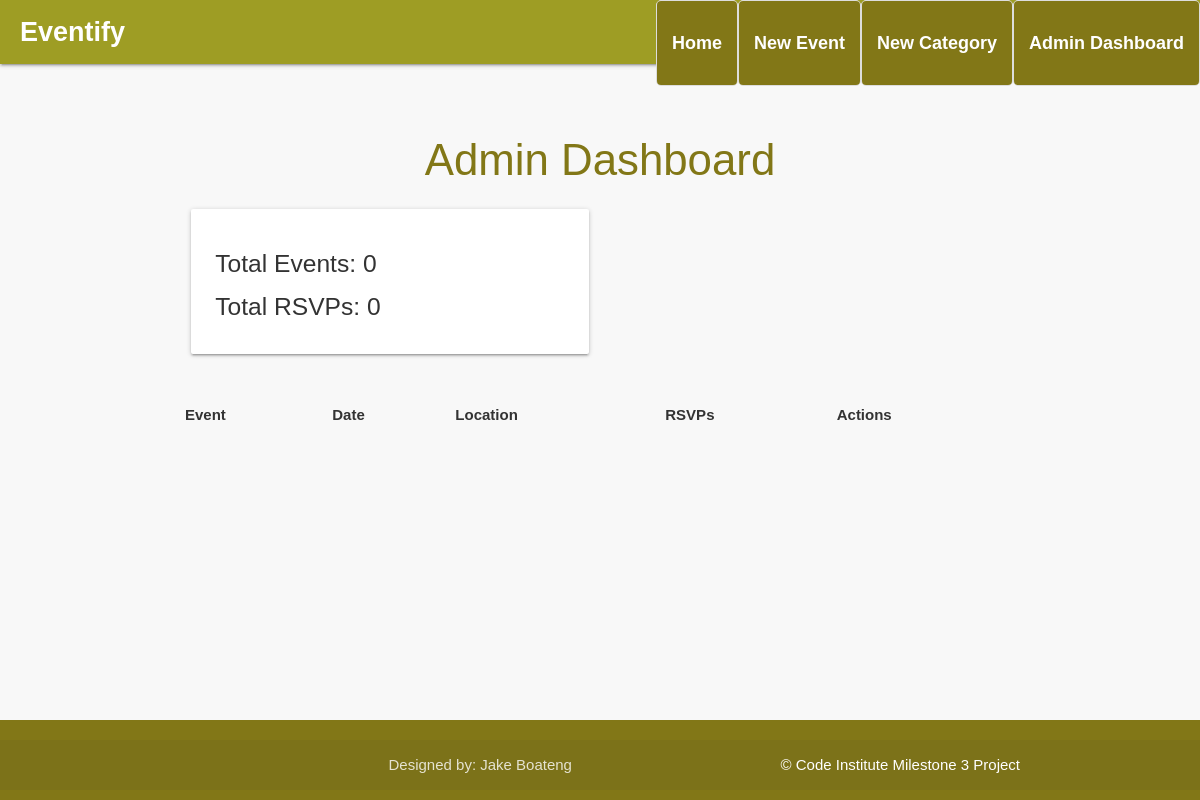
Before: /admin_dashboard with the older database file.
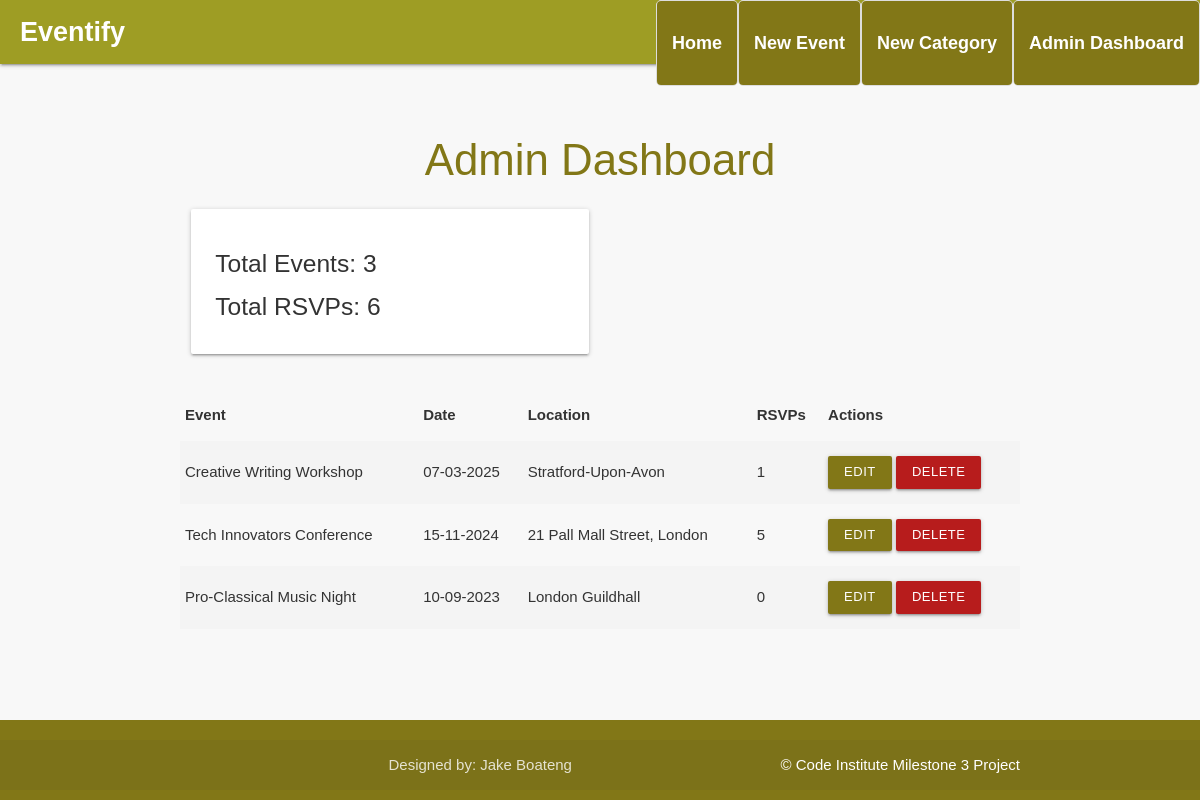
After: the same page with the newer database file.
### eventify/models.py (models this page shows, shortened)
class Event(db.Model):
    id = db.Column(db.Integer, primary_key=True)
    title = db.Column(db.String(100), unique=True, nullable=False)
    description = db.Column(db.Text, nullable=False)
    date = db.Column(db.DateTime, nullable=False)
    time = db.Column(db.String(8), nullable=False)
    location = db.Column(db.String(200), nullable=False)
    created_at = db.Column(db.DateTime, default=db.func.now(), nullable=False)
    featured = db.Column(db.Boolean, default=False)
    category_id = db.Column(db.Integer, db.ForeignKey('category.id'), nullable=True)
    image_file = db.Column(db.String(120), nullable=True)
    rsvps = db.relationship('RSVP', backref='event')  # This backref should stay

### eventify/routes.py (the view)
@app.route("/admin_dashboard")
def admin_dashboard():
    events = Event.query.order_by(Event.date.desc()).all()  # Fetch all events ordered by date
    rsvp_counts = {event.id: RSVP.query.filter_by(event_id=event.id).count() for event in events}  # Count RSVPs per event
    total_events = len(events)
    total_rsvps = sum(rsvp_counts.values())
    return render_template("admin_dashboard.html", events=events, rsvp_counts=rsvp_counts, total_events=total_events, total_rsvps=total_rsvps)

### eventify/__init__.py (called while the page is built)
@app.context_processor
def inject_user():
    return dict(user=current_user)

### eventify/templates/admin_dashboard.html (shortened to what this page needs)
{% extends "base.html" %}
{% block content %}
    <h3 class="center-align lime-text text-darken-4">Admin Dashboard</h3>
    <div class="row">
        <div class="col s12 m6">
            <div class="card-panel">
                <h5>Total Events: {{ total_events }}</h5>
                <h5>Total RSVPs: {{ total_rsvps }}</h5>
            </div>
        </div>
    </div>
    <table class="striped">
        <thead>
            <tr>
                <th>Event</th>
                <th>Date</th>
                <th>Location</th>
                <th>RSVPs</th>
                <th>Actions</th>
            </tr>
        </thead>
        <tbody>
            {% for event in events %}
            <tr>
                <td>{{ event.title }}</td>
                <td>{{ event.date.strftime('%d-%m-%Y') }}</td>
                <td>{{ event.location }}</td>
                <td>{{ rsvp_counts[event.id] }}</td>
                <td>
                    <a href="{{ url_for('edit_event', event_id=event.id) }}" class="btn-small lime darken-4">Edit</a>
                    <a href="{{ url_for('delete_event', event_id=event.id) }}" class="btn-small red darken-4" onclick="return confirm('Are you sure?');">Delete</a>
                </td>
            </tr>
            {% endfor %}
        </tbody>
    </table>
{% endblock %}

### eventify/templates/base.html (shortened to what this page needs)
<!DOCTYPE html>
<html lang="en">
<head>
    <link rel="stylesheet" href="https://cdnjs.cloudflare.com/ajax/libs/font-awesome/5.15.3/css/all.min.css"
>
    <link rel="stylesheet" href="https://cdnjs.cloudflare.com/ajax/libs/materialize/1.0.0/css/materialize.min.css"
        type="text/css">
    <link rel="stylesheet" href="{{ url_for('static', filename='css/style.css') }}" type="text/css">
</head>
<body>
<header>
    <nav class="lime darken-3">
        <div class="nav-wrapper">
            <a href="{{ url_for('home') }}" class="brand-logo white-text">Eventify</a>
            <ul class="right hide-on-med-and-down">
                <li><a href="{{ url_for('home') }}" class="white-text nav-link-custom">Home</a></li>
                <li><a href="{{ url_for('add_event') }}" class="white-text nav-link-custom">New Event</a></li>
                <li><a href="{{ url_for('add_category') }}" class="white-text nav-link-custom">New Category</a></li>
                <li><a href="{{ url_for('admin_dashboard') }}" class="white-text nav-link-custom">Admin Dashboard</a></li>
            </ul>
        </div>
    </nav>
</header>
    <main class="container">
        {% block content %}
        {% endblock %}
    </main>
    <footer class="page-footer lime darken-4">
        <div class="footer-copyright">
            <div class="container">
                Designed by: Jake Boateng
                <a class="white-text right" href="https://codeinstitute.net" target="_blank">&copy; Code Institute Milestone 3 Project</a>
            </div>
        </div>
    </footer>
</body>
</html>

### eventify/static/css/style.css (style rules this page uses)
body { display: flex; min-height: 100vh; flex-direction: column; font-family: Arial, sans-serif; background-color: #f8f8f8; color: #333; }
main { flex: 1 0 auto; }
a { color: #827717; text-decoration: none; }
nav ul li a { color: white; font-weight: bold; }
nav .brand-logo { font-size: 1.8rem; font-weight: bold; padding-left: 20px; }
footer { background-color: #827717; padding: 10px 0; color: white; text-align: center; }
main.container { margin-top: 20px; }
ul { list-style-type: none; padding: 0; }
ul li { background-color: #fff; border: 1px solid #ddd; padding: 10px; margin-bottom: 10px; border-radius: 5px; }
ul li a { font-size: 1.2rem; font-weight: bold; }
.nav-link-custom { background-color: #827717; padding: 10px 15px; border-radius: 4px; transition: background-color 0.3s ease; }
.center-align { margin-top: 20px; }

Changed rows visible on the page:
added Event: title "Creative Writing Workshop", date "07-03-2025", location "Stratford-Upon-Avon", rsvp_counts "1"
added Event: title "Tech Innovators Conference", date "15-11-2024", location "21 Pall Mall Street, London", rsvp_counts "5"
added Event: title "Pro-Classical Music Night", date "10-09-2023", location "London Guildhall", featured "0"
Other visible differences:
{{ total_events }}: "0" → "3"
{{ total_rsvps }}: "0" → "6"
